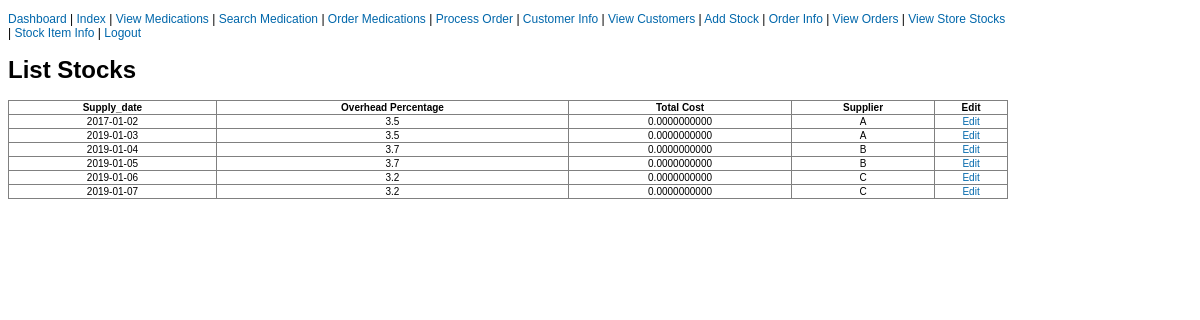
/php/viewStoreStocks.php?show=all (signed in), run on the app's committed database.
### tables this page shows
CREATE TABLE IF NOT EXISTS STOCK(
    stock_id INT NOT NULL AUTO_INCREMENT,
    supply_date DATE NOT NULL,
    overhead_pct FLOAT NOT NULL,
    total_cost NUMERIC(20, 10) NOT NULL DEFAULT 0,
    supplier_id INT NOT NULL,
    PRIMARY KEY(stock_id),
    CONSTRAINT Supplier_Stock_Details FOREIGN KEY(supplier_id) REFERENCES SUPPLIER(supplier_id)
);

CREATE TABLE IF NOT EXISTS SUPPLIER(
    supplier_id INT NOT NULL AUTO_INCREMENT,
    supplier_name VARCHAR(50) NOT NULL,
    address VARCHAR(255) NOT NULL,
    phone_number VARCHAR(20) NOT NULL,
    email_address VARCHAR(20) NOT NULL,
    PRIMARY KEY(supplier_id),
    CONSTRAINT unique_email UNIQUE(email_address),
    CONSTRAINT unique_phone UNIQUE(phone_number)
);

### php/viewStoreStocks.php (the view, shortened to what this page needs)
<?php
include("includes.php");
$store_id = $_SESSION["store_id"];
if (isset($_GET['show'])) {
    $query="SELECT STOCK.stock_id, STOCK.supply_date,STOCK.overhead_pct,STOCK.total_cost, supplier.supplier_name FROM STOCK,
            HAS_STORE_STOCK, supplier WHERE  STOCK.stock_id = has_store_stock.stock_id AND HAS_STORE_STOCK.store_id = ".$store_id.
           " and stock.supplier_id = supplier.supplier_id
             group by HAS_STORE_STOCK.stock_id";
}
?>
<!DOCTYPE html>
<html>
    <head>
        <link rel="stylesheet" href="../css/style.css" />
    </head>
    <body>
        <div class="form">
            <?php include("nav_menu.php"); ?>
            <h1> List Stocks </h1>
            <table width="100%" border="1" style="border-collapse:collapse;">
                <thead>
                    <tr>
                        <th><strong>Supply_date</strong></th>
                        <th><strong>Overhead Percentage</strong></th>
                        <th><strong>Total Cost</strong></th>
                        <th><strong>Supplier </strong></th>
                        <th><strong>Edit</strong></th>
                    </tr>
                </thead>
            <tbody>
                <?php
                  $result = mysqli_query($con, $query);
                  while($row = mysqli_fetch_assoc($result)) { ?>
                        <tr>
                            <td align="center">
                                <?php echo $row["supply_date"] ; ?>
                            </td>
                            <td align="center">
                                <?php echo $row["overhead_pct"]; ?>
                            </td>
                            <td align="center">
                                <?php echo $row["total_cost"]; ?>
                            </td>
                            <td align="center">
                                <?php echo $row["supplier_name"]; ?>
                            <td align="center">
                                <a href="storeStockItems.php?stock_id=<?php echo $row['stock_id']; ?>">Edit</a>
                            </td>
                        </tr>
                    <?php } ?>
                </tbody>
            </table>
            <br />
        </div>
    </body>
</html>

### css/style.css (style rules this page uses)
body { font-family: Arial, Sans-Serif; }
a { color: #0067ab; text-decoration: none; }
table { font-size: smaller; }
.form { width: 1000px; align: center; font-size: 12px; }

### data on the page
stock: supply_date "2017-01-02", overhead_pct "3.5", total_cost "0.0000000000", supplier.supplier_name "A"
stock: supply_date "2019-01-03", overhead_pct "3.5", total_cost "0.0000000000", supplier.supplier_name "A"
stock: supply_date "2019-01-04", overhead_pct "3.7", total_cost "0.0000000000", supplier.supplier_name "B"
stock: supply_date "2019-01-05", overhead_pct "3.7", total_cost "0.0000000000", supplier.supplier_name "B"
stock: supply_date "2019-01-06", overhead_pct "3.2", total_cost "0.0000000000", supplier.supplier_name "C"
stock: supply_date "2019-01-07", overhead_pct "3.2", total_cost "0.0000000000", supplier.supplier_name "C"
